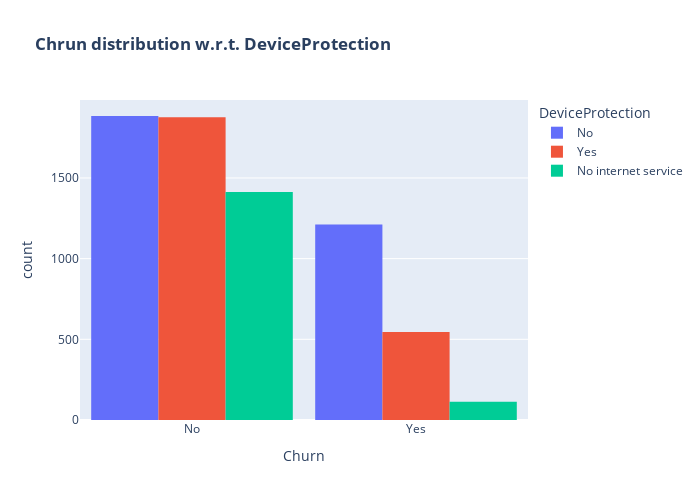

Notebook cell for this chart:
### Markdown cell above
Customers without device protection are more likely to leave - 39 out of 100 churn.
Those with device protection churn less - only 23 out of 100.
Customers with no internet service churn the least.

### Code cell
fig = px.histogram(df, x="Churn", color="DeviceProtection",barmode="group",  title="<b>Chrun distribution w.r.t. DeviceProtection</b>")
fig.update_layout(width=700, height=500, bargap=0.1)
fig.show()

### Figure 1 — Plotly figure (JSON) as saved in the notebook; plotly's stock layout.template omitted (floating-point values rounded to 4 significant figures; data arrays with more than 128 entries replaced by an {"elided": "..."} marker saying what was removed)
{"data": [{"alignmentgroup": "True", "bingroup": "x", "hovertemplate": "DeviceProtection=No<br>Churn=%{x}<br>count=%{y}<extra></extra>", "legendgroup": "No", "marker": {"color": "#636efa", "pattern": {"shape": ""}}, "name": "No", "offsetgroup": "No", "orientation": "v", "showlegend": true, "type": "histogram", "x": {"elided": "3095 str values"}, "xaxis": "x", "yaxis": "y"}, {"alignmentgroup": "True", "bingroup": "x", "hovertemplate": "DeviceProtection=Yes<br>Churn=%{x}<br>count=%{y}<extra></extra>", "legendgroup": "Yes", "marker": {"color": "#EF553B", "pattern": {"shape": ""}}, "name": "Yes", "offsetgroup": "Yes", "orientation": "v", "showlegend": true, "type": "histogram", "x": {"elided": "2422 str values"}, "xaxis": "x", "yaxis": "y"}, {"alignmentgroup": "True", "bingroup": "x", "hovertemplate": "DeviceProtection=No internet service<br>Churn=%{x}<br>count=%{y}<extra></extra>", "legendgroup": "No internet service", "marker": {"color": "#00cc96", "pattern": {"shape": ""}}, "name": "No internet service", "offsetgroup": "No internet service", "orientation": "v", "showlegend": true, "type": "histogram", "x": {"elided": "1526 str values"}, "xaxis": "x", "yaxis": "y"}], "layout": {"bargap": 0.1, "barmode": "group", "height": 500, "legend": {"title": {"text": "DeviceProtection"}, "tracegroupgap": 0}, "title": {"text": "<b>Chrun distribution w.r.t. DeviceProtection</b>"}, "width": 700, "xaxis": {"anchor": "y", "domain": [0, 1], "title": {"text": "Churn"}}, "yaxis": {"anchor": "x", "domain": [0, 1], "title": {"text": "count"}}}}
